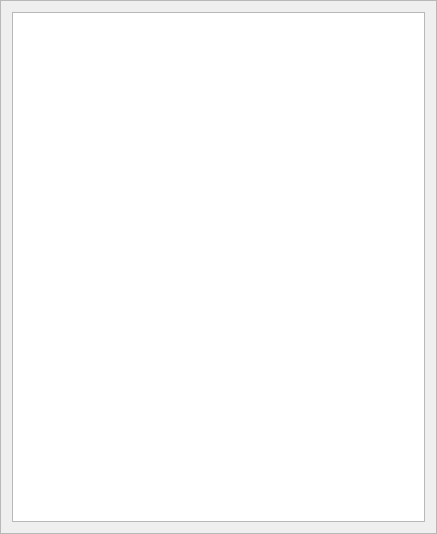
<?xml version="1.0" encoding="UTF-8"?>
<ui version="4.0">
 <class>IconFrame</class>
 <widget class="QFrame" name="IconFrame">
  <property name="geometry">
   <rect>
    <x>0</x>
    <y>0</y>
    <width>437</width>
    <height>534</height>
   </rect>
  </property>
  <property name="windowTitle">
   <string>Object Pallet</string>
  </property>
  <property name="frameShape">
   <enum>QFrame::StyledPanel</enum>
  </property>
  <property name="frameShadow">
   <enum>QFrame::Raised</enum>
  </property>
  <layout class="QVBoxLayout" name="verticalLayout">
   <item>
    <widget class="dmz::QtActionListView" name="iconView">
     <property name="dragEnabled">
      <bool>true</bool>
     </property>
     <property name="iconSize">
      <size>
       <width>72</width>
       <height>72</height>
      </size>
     </property>
     <property name="flow">
      <enum>QListView::LeftToRight</enum>
     </property>
     <property name="isWrapping" stdset="0">
      <bool>true</bool>
     </property>
     <property name="resizeMode">
      <enum>QListView::Adjust</enum>
     </property>
     <property name="gridSize">
      <size>
       <width>100</width>
       <height>100</height>
      </size>
     </property>
     <property name="viewMode">
      <enum>QListView::IconMode</enum>
     </property>
     <property name="uniformItemSizes">
      <bool>false</bool>
     </property>
    </widget>
   </item>
  </layout>
 </widget>
 <customwidgets>
  <customwidget>
   <class>dmz::QtActionListView</class>
   <extends>QListView</extends>
   <header>dmzQtActionListView.h</header>
  </customwidget>
 </customwidgets>
 <resources/>
 <connections/>
</ui>
